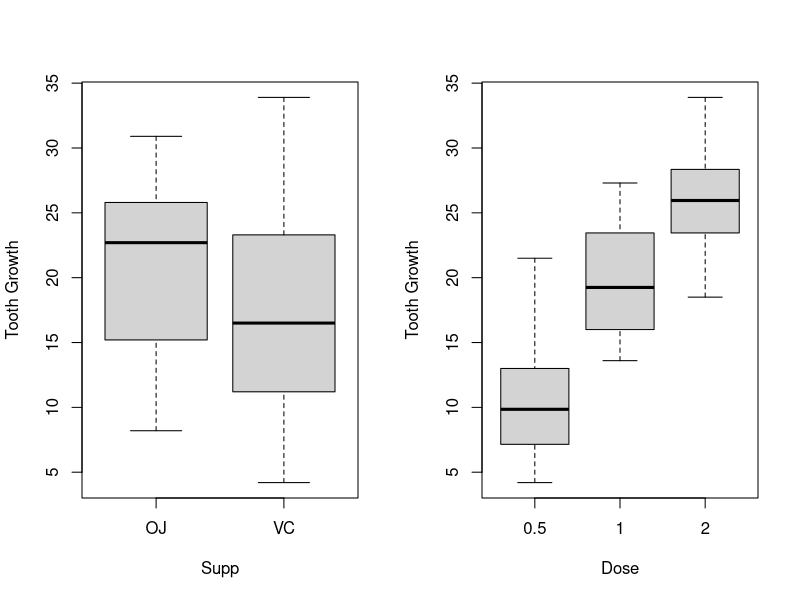

Reproduce this figure in R. (Note: this script raises an error after producing the figure.)
## ---- chunk 1
data(ToothGrowth)
library(reshape2)
summary(ToothGrowth)
dim(ToothGrowth)
n <- length(ToothGrowth$len)
par(mfrow =c(1,2))
plot(ToothGrowth$len ~ ToothGrowth$supp, type="l", xlab="Supp", ylab="Tooth Growth")
plot(ToothGrowth$len ~ as.factor(ToothGrowth$dose), xlab="Dose", ylab="Tooth Growth")
## ---- chunk 2
results <- t.test(len ~ supp, paired = FALSE, alternative="g", data= ToothGrowth)
results
